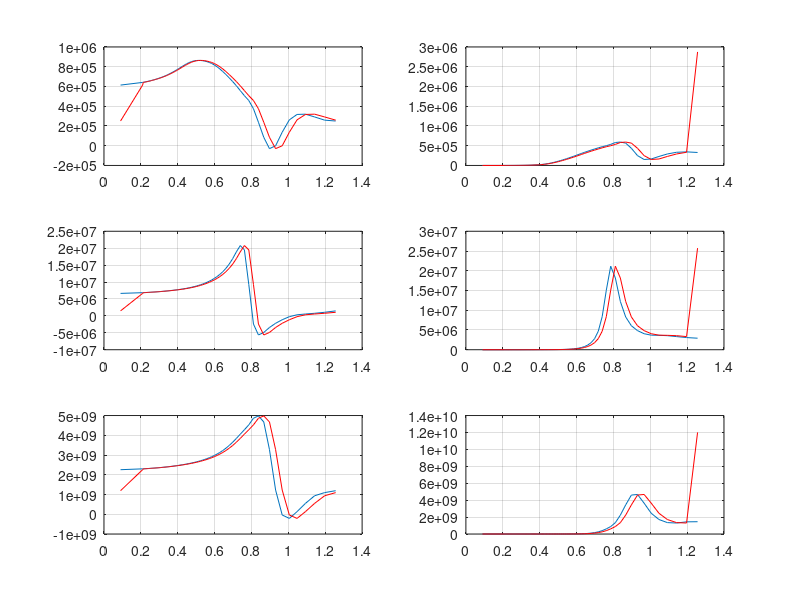

Source code (MATLAB):
clear all;close all;clc

rho = 1025

load hydrodata_cs5d3m_D_3E5_old
% load hydrodata_recente

A22 = data.hydro.A22;
B22 = data.hydro.B22;
freqs = data.hydro.freqs;

for k1 = 1:92
    a11_rodrigo(k1) = A22(1,1,k1);
    a22_rodrigo(k1) = A22(2,2,k1);
    a66_rodrigo(k1) = A22(6,6,k1);
    
    b11_rodrigo(k1) = B22(1,1,k1);
    b22_rodrigo(k1) = B22(2,2,k1);
    b66_rodrigo(k1) = B22(6,6,k1);
end


load cnpq_10m
% load hydrodata_recente

A22 = data.hydro.A22;
B22 = data.hydro.B22;

for k1 = 1:92
    a11_carlos(k1) = A22(1,1,k1);
    a22_carlos(k1) = A22(2,2,k1);
    a66_carlos(k1) = A22(6,6,k1);
    
    b11_carlos(k1) = B22(1,1,k1);
    b22_carlos(k1) = B22(2,2,k1);
    b66_carlos(k1) = B22(6,6,k1);
end

figure(1)
subplot(3,2,1)
plot(freqs,a11_rodrigo)
hold on
plot(freqs,a11_carlos,'r')
grid on

subplot(3,2,2)
plot(freqs,b11_rodrigo)
hold on
plot(freqs,b11_carlos,'r')
grid on

subplot(3,2,3)
plot(freqs,a22_rodrigo)
hold on
plot(freqs,a22_carlos,'r')
grid on

subplot(3,2,4)
plot(freqs,b22_rodrigo)
hold on
plot(freqs,b22_carlos,'r')
grid on

subplot(3,2,5)
plot(freqs,a66_rodrigo)
hold on
plot(freqs,a66_carlos,'r')
grid on

subplot(3,2,6)
plot(freqs,b66_rodrigo)
hold on
plot(freqs,b66_carlos,'r')
grid on